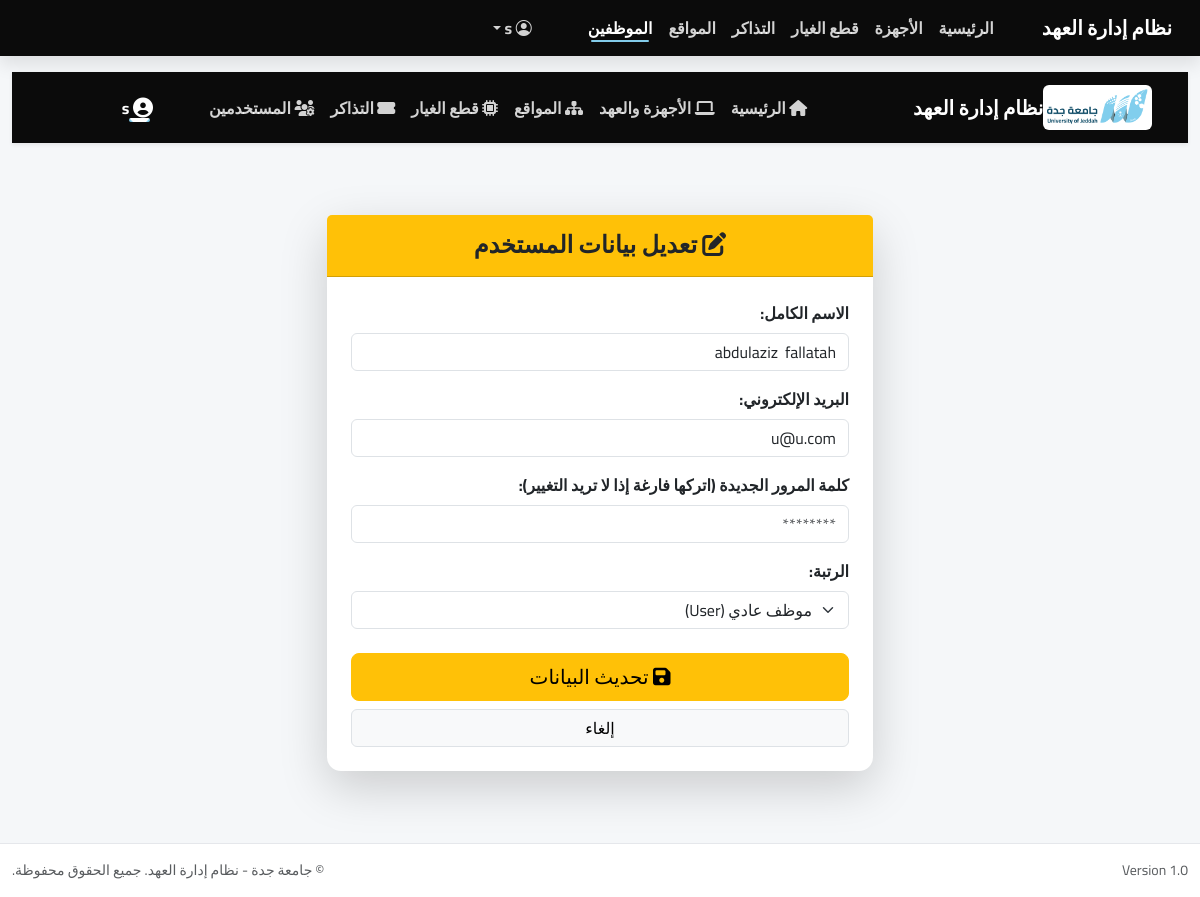
The page /public/index.php?page=users/edit&id=8 (signed in) on the database as committed earlier.
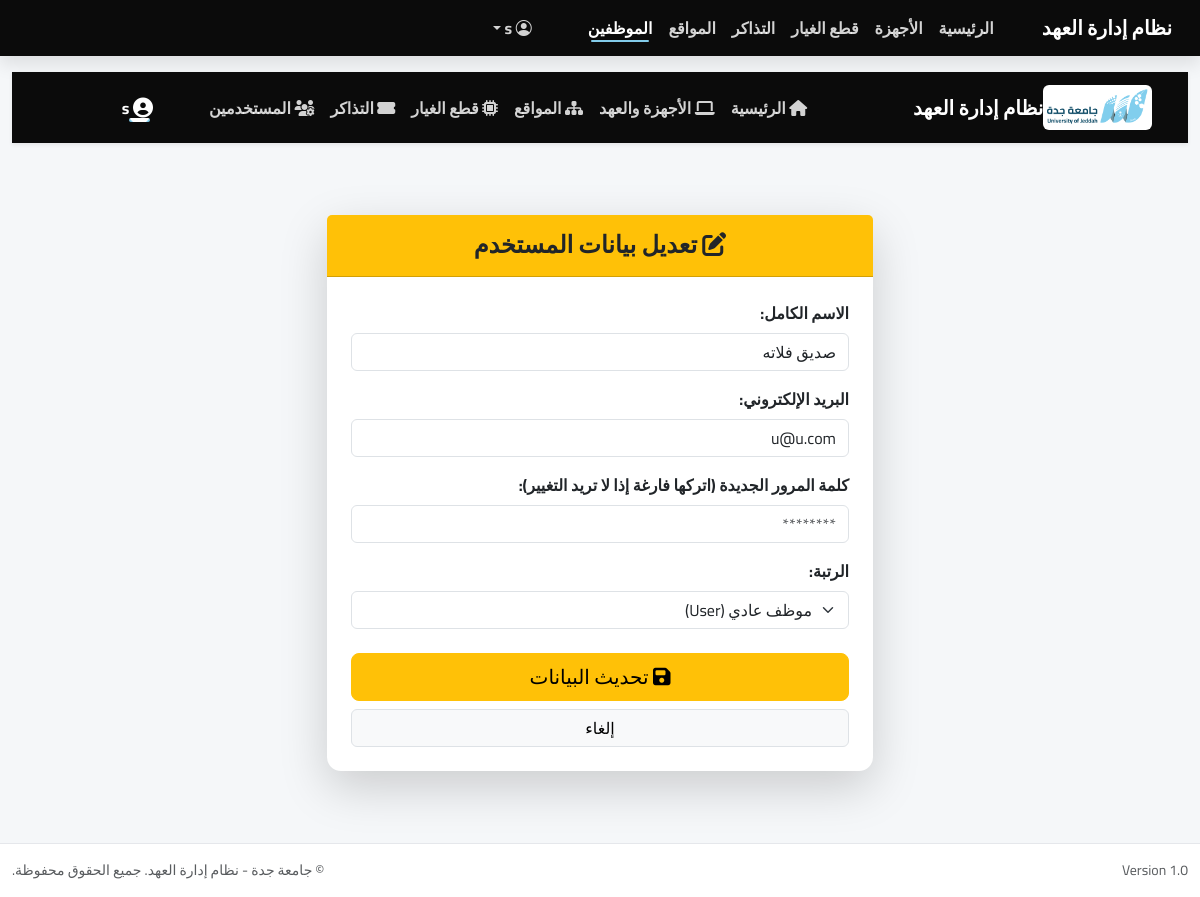
The same page on the database as committed later.
### tables this page shows
CREATE TABLE `users` (
  `id` int(11) NOT NULL,
  `username` varchar(50) NOT NULL,
  `email` varchar(100) NOT NULL,
  `password` varchar(255) NOT NULL,
  `role` enum('super_admin','manager','user') NOT NULL DEFAULT 'user',
  `created_at` datetime DEFAULT current_timestamp(),
  `job_title` varchar(100) DEFAULT NULL,
  `department` varchar(100) DEFAULT NULL,
  `phone` varchar(20) DEFAULT NULL,
  `avatar` varchar(255) DEFAULT 'default_avatar.png',
  `lang` varchar(5) DEFAULT 'ar',
  `dark_mode` tinyint(1) DEFAULT 0,
  `name` varchar(100) DEFAULT 'User',
  `manager_id` int(11) DEFAULT NULL
);

### app/libraries/Database.php (called while the page is built, shortened)
<?php
class Database {
    private $host = 'localhost';
    private $user = 'root';
    private $pass = '';
    private $dbname = 'it_inventory';
    private $dbh;
    private $stmt;
    public function __construct() {
        $dsn = 'mysql:host=' . $this->host . ';dbname=' . $this->dbname;
        $options = array(
            PDO::ATTR_PERSISTENT => true,
            PDO::ATTR_ERRMODE => PDO::ERRMODE_EXCEPTION
        );
        try {
            $this->dbh = new PDO($dsn, $this->user, $this->pass, $options);
        } catch(PDOException $e) {
            $this->error = $e->getMessage();
            echo $this->error;
        }
    }
    public function query($sql) {
        $this->stmt = $this->dbh->prepare($sql);
    }
    public function bind($param, $value, $type = null) {
        if (is_null($type)) {
            switch (true) {
                case is_int($value):
                    $type = PDO::PARAM_INT;
                    break;
            }
        }
        $this->stmt->bindValue($param, $value, $type);
    }
    public function execute() {
        return $this->stmt->execute();
    }
    public function single() {
        $this->execute();
        return $this->stmt->fetch(PDO::FETCH_OBJ);
    }
}

### app/models/User.php (called while the page is built, shortened)
<?php
class User
{
    private $db;
    public function __construct()
    {
        $this->db = new Database;
    }
    public function getUserById($id)
    {
        $this->db->query('SELECT * FROM users WHERE id = :id LIMIT 1');
        $this->db->bind(':id', $id);
        return $this->db->single();
    }
}

### app/helpers/session_helper.php (called while the page is built, shortened)
<?php
function currentRole()
{
  $r = $_SESSION['user_role'] ?? 'user';
  return ($r === 'super_admin') ? 'superadmin' : $r;
}
function isSuperAdmin() { return currentRole() === 'superadmin'; }

### app/views/users/edit.php (the view, shortened to what this page needs)
<?php require APPROOT . '/views/includes/header.php'; ?>
<?php require APPROOT . '/views/includes/navbar.php'; ?>
<div class="container fade-in">
    <div class="row justify-content-center">
        <div class="col-md-8 col-lg-6">
            <div class="card border-0 shadow-lg my-5">
                <div class="card-header bg-warning text-dark text-center py-3">
                    <h4 class="m-0 fw-bold"><i class="fas fa-edit"></i> تعديل بيانات المستخدم</h4>
                </div>
                <div class="card-body p-4">
                    <form action="<?php echo URLROOT; ?>/index.php?page=users/edit&id=<?php echo $data['id']; ?>" method="post">
                        <div class="mb-3">
                            <label for="name" class="form-label fw-bold">الاسم الكامل:</label>
                            <input type="text" name="name" class="form-control <?php echo (!empty($data['name_err'])) ? 'is-invalid' : ''; ?>" value="<?php echo $data['name']; ?>">
                        </div>
                        <div class="mb-3">
                            <label for="email" class="form-label fw-bold">البريد الإلكتروني:</label>
                            <input type="email" name="email" class="form-control <?php echo (!empty($data['email_err'])) ? 'is-invalid' : ''; ?>" value="<?php echo $data['email']; ?>">
                        </div>
                        <div class="mb-3">
                            <label for="password" class="form-label fw-bold">كلمة المرور الجديدة (اتركها فارغة إذا لا تريد التغيير):</label>
                            <input type="password" name="password" class="form-control" placeholder="********">
                        </div>
                        <?php if(isSuperAdmin()): ?>
                        <div class="mb-4">
                            <label for="role" class="form-label fw-bold">الرتبة:</label>
                            <select name="role" class="form-select">
                                <option value="user" <?php echo ($data['role'] == 'user') ? 'selected' : ''; ?>>موظف عادي (User)</option>
                            </select>
                        </div>
                        <?php else: ?>
                            <input type="hidden" name="role" value="<?php echo $data['role']; ?>">
                        <?php endif; ?>
                        <div class="d-grid gap-2">
                            <button type="submit" class="btn btn-warning btn-lg">
                                <i class="fas fa-save"></i> تحديث البيانات
                            </button>
                            <a href="<?php echo URLROOT; ?>/index.php?page=users/index" class="btn btn-light border">إلغاء</a>
                        </div>
                    </form>
                </div>
            </div>
        </div>
    </div>
</div>
<?php require APPROOT . '/views/includes/footer.php'; ?>

Rows that differ between the two databases and show on the page:
changed users "u@u.com": name "abdulaziz fallatah" → "صديق فلاته"
